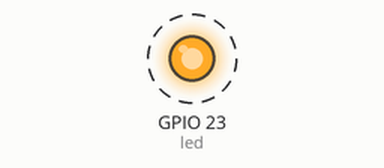
Recording of a program running on a simulated Raspberry Pi (BCM pin numbers). Shown: output pins drawn as LEDs (lit = HIGH). Dashed ring = blinking. What the program prints to the terminal is not drawn.

Above: at 0.5 s.
Timing chart, 0 to 4.6 s (numbered marks = the images above):
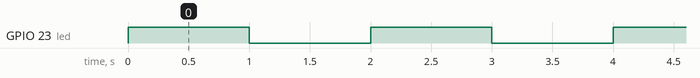

The program:

ledBlink.py
```python
"""
LED blinking on Raspberry Pi

This python program will blink a LED connected on
RPi GPIO Pin 23

Python version : Python3
Tested on : Raspberry pi 3B+ and Raspberry pi Zero W
Author : Bahubali Fuladi
Date : 16/01/2022 12:41Pm
"""
import RPi.GPIO as GPIO
from time import sleep

led = 23 #A LED is connected between GPIO23 and GND of RPi

GPIO.setmode(GPIO.BCM) # Broadcom pin-numbering scheme
GPIO.setup(led,GPIO.OUT) #Set led pin as output pin

print("Hello Raspberry Pi GPIO !")
try:
	while True:
		GPIO.output(led,GPIO.HIGH)
		print("LED ON")
		sleep(1)
		GPIO.output(led,GPIO.LOW)
		print("LED OFF")
		sleep(1)
except KeyboardInterrupt:
	print("\nThank You !")
	GPIO.cleanup() #cleanup all GPIO
```

Measured:
- by itself, GPIO 23 (led): alternates HIGH for 1.0 s and LOW for 1.0 s
